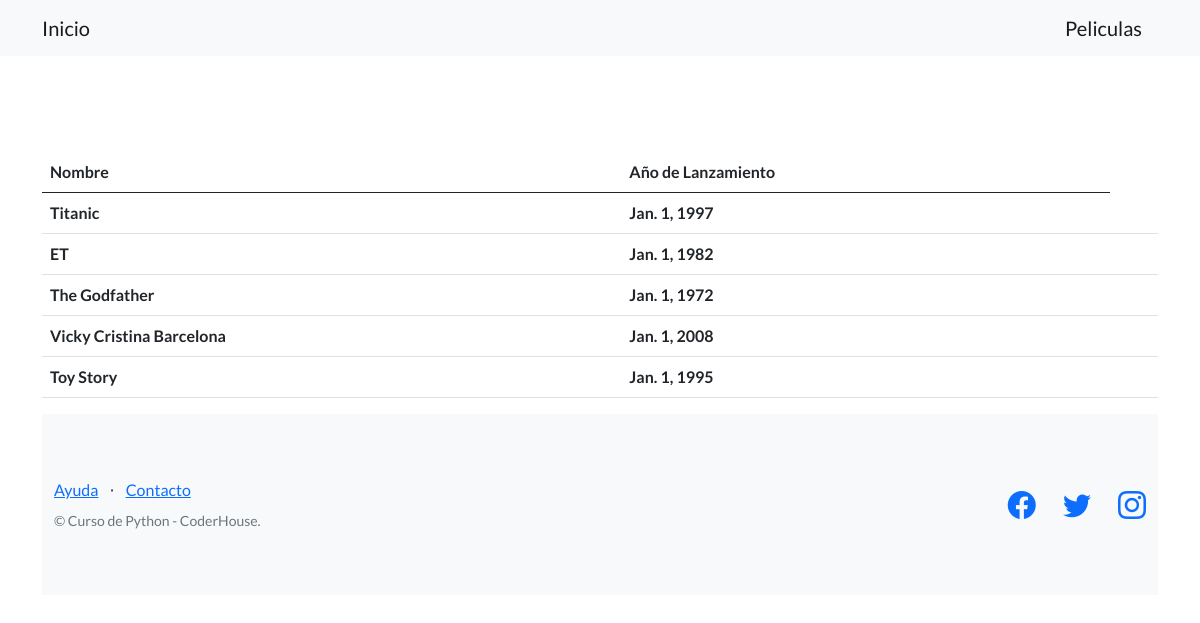
Page /movies/ on the committed database.
### app_movies/models.py (models this page shows)
class Titulo(models.Model):
    nombre = models.CharField(max_length=150)
    ano_lanzamiento = models.DateField()
    rating = models.ForeignKey('Rating', on_delete=models.CASCADE, null=True)
    genero = models.ForeignKey('Genero', on_delete=models.CASCADE, null=True)
    def __str__(self):
        return f"{self.nombre} - {self.ano_lanzamiento}"

### app_movies/views.py (the view)
# urls.py: path('', listar_titulos, name="movies")
def listar_titulos(request):
    listar_titulos = Titulo.objects.all()
    print(listar_titulos)
    return render(request,"app_movies/titulos_list.html",{"titulo":listar_titulos})

### app_movies/templates/app_movies/titulos_list.html
{% extends "app_movies/plantilla_base.html" %}
{% block contenido_base %}
    <br> <br>
        <div class="container mt-5">
        <table class="table" center>
            <thead >
                <tr>
                    <th>Nombre</th>
                    <th>Año de Lanzamiento</th>
                </tr>
            </thead>
            <tbody>
                    {% for titulo in titulo %}
                    <tr>
                    <th>{{titulo.nombre}}</th>
                    <th>{{titulo.ano_lanzamiento}}</th>
                    <th>{{rating.rating}}</th>
                    </tr>
                    {% endfor %}
            </tbody>
        </table>
{% endblock contenido_base %}

### rows in the picture
Titulo: nombre "Titanic", ano_lanzamiento "Jan. 1, 1997"
Titulo: nombre "ET", ano_lanzamiento "Jan. 1, 1982"
Titulo: nombre "The Godfather", ano_lanzamiento "Jan. 1, 1972"
Titulo: nombre "Vicky Cristina Barcelona", ano_lanzamiento "Jan. 1, 2008"
Titulo: nombre "Toy Story", ano_lanzamiento "Jan. 1, 1995"
